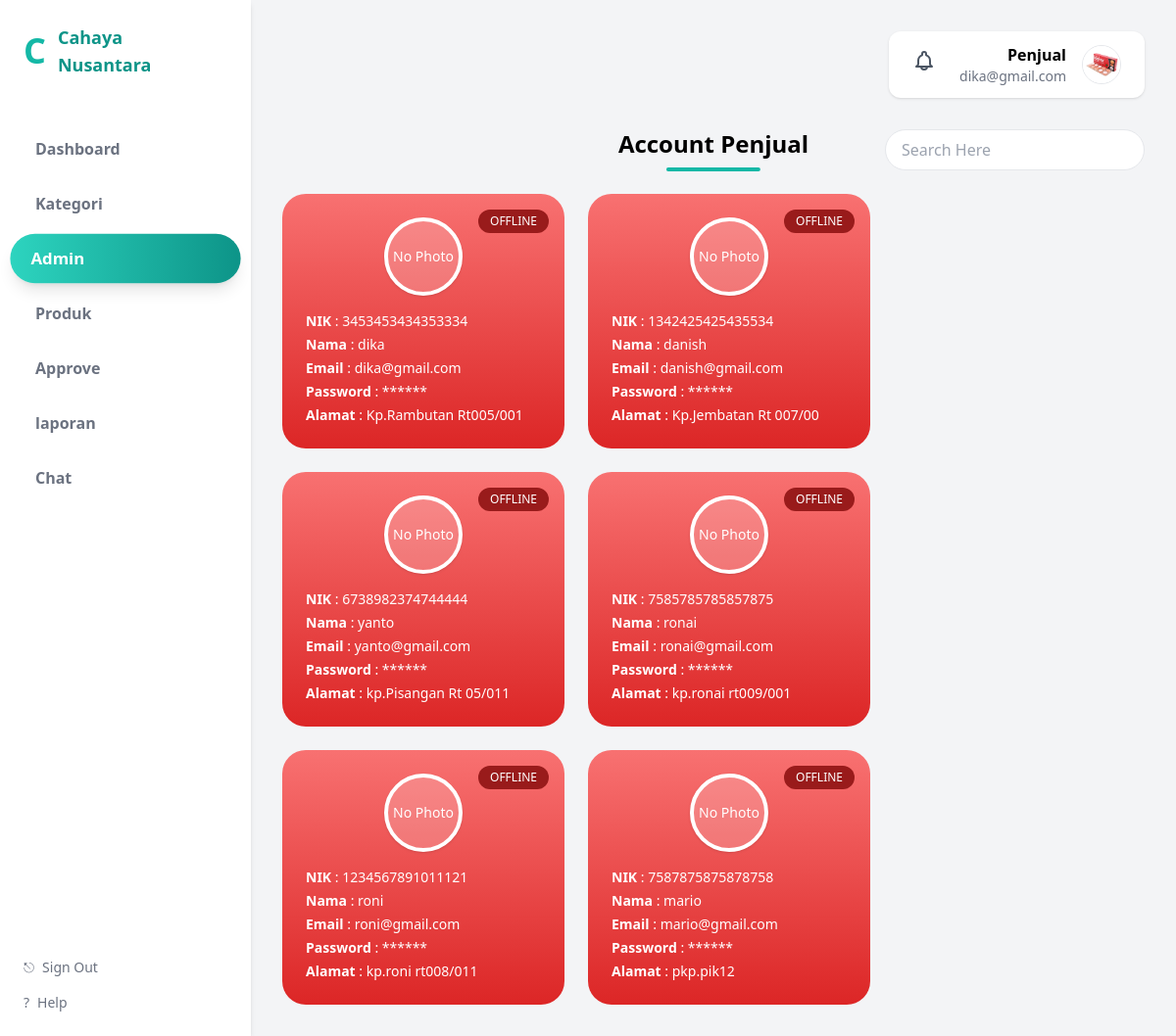
The app's page /penjual/admin.php (signed in) with its own data.
### tables this page shows
CREATE TABLE `users` (
  `id` int NOT NULL,
  `role_id` int NOT NULL,
  `nik` char(16) NOT NULL,
  `nama` varchar(100) NOT NULL,
  `email` varchar(100) NOT NULL,
  `password` varchar(255) NOT NULL,
  `created_at` timestamp NOT NULL DEFAULT CURRENT_TIMESTAMP,
  `alamat` text,
  `foto` varchar(255) DEFAULT NULL,
  `reset_token` varchar(255) DEFAULT NULL,
  `reset_expired` datetime DEFAULT NULL,
  `status_login` enum('online','offline') DEFAULT 'offline'
);

### penjual/admin.php (the view, shortened to what this page needs)
<?php
include '../config/koneksi.php';
$query = mysqli_query($conn, "
    SELECT *
    FROM users
    WHERE role_id = 2
");
?>
<!DOCTYPE html>
<html lang="id">
<head>
    <script src="https://cdn.tailwindcss.com"></script>
</head>
<body class="bg-gray-100 font-sans h-screen overflow-hidden">
  <div class="flex h-screen">
        <?php include '../layouts/sidebar_penjual.php'; ?>
       <main class="flex-1 p-8 overflow-y-auto">
            <div class="flex justify-end mb-8">
                <?php include '../layouts/profil_notifikasi.php'; ?>
            </div>
            <div class="relative flex items-center mb-6">
                <h1 class="absolute left-1/2 -translate-x-1/2 text-2xl font-semibold">
                    Account Penjual
                    <span class="block w-24 h-1 bg-teal-500 mx-auto mt-2 rounded-full"></span>
                </h1>
                <div class="ml-auto flex items-center gap-4">
                    <input
                        id="searchPenjual"
                        type="text"
                        placeholder="Search Here"
                        class="px-4 py-2 rounded-full border focus:outline-none">
                </div>
            </div>
            <div class="flex gap-6 flex-wrap">
                <?php while ($row = mysqli_fetch_assoc($query)) : ?>
                    <?php
                    $path_server = $_SERVER['DOCUMENT_ROOT'] . '/' . $row['foto'];
                    $path_url    = '/' . $row['foto'];
                    $ada_foto    = !empty($row['foto']) && file_exists($path_server);
                    ?>
                    <?php
                    $bgCard = ($row['status_login'] === 'online')
                        ? 'bg-gradient-to-b from-green-400 to-green-600'
                        : 'bg-gradient-to-b from-red-400 to-red-600';
                    ?>
                    <div id="penjual-<?= $row['id'] ?>"
                        class="penjual-card relative w-72 rounded-3xl p-6 text-white <?= $bgCard ?>">
                        <span class="absolute top-4 right-4 text-xs px-3 py-1 rounded-full
                        <?= $row['status_login'] === 'online' ? 'bg-green-800' : 'bg-red-800' ?>">
                        <?= strtoupper($row['status_login']) ?>
                        </span>
                        <div class="flex justify-center mb-4">
                            <div class="w-20 h-20 rounded-full border-4 border-white shadow
                                    flex items-center justify-center bg-white/20 overflow-hidden">
                                <?php if ($ada_foto): ?>
                                    <img src="<?= $path_url ?>" class="w-full h-full object-cover">
                                <?php else: ?>
                                    <span class="text-sm">No Photo</span>
                                <?php endif; ?>
                            </div>
                        </div>
                        <div class="text-sm space-y-1">
                            <p><b>NIK</b> : <?= $row['nik'] ?></p>
                            <p><b>Nama</b> : <?= $row['nama'] ?></p>
                            <p><b>Email</b> : <?= $row['email'] ?></p>
                            <p><b>Password</b> : ******</p>
                            <p><b>Alamat</b> : <?= $row['alamat'] ?: '-' ?></p>
                        </div>
                    </div>
                <?php endwhile; ?>
            </div>
        </main>
    </div>
</body>
</html>

### records on screen
users: status_login "OFFLINE", shows "No Photo", nik "3453453434353334", nama "dika", email "dika@gmail.com", alamat "Kp.Rambutan Rt005/001"
users: status_login "OFFLINE", shows "No Photo", nik "1342425425435534", nama "danish", email "danish@gmail.com", alamat "Kp.Jembatan Rt 007/00"
users: status_login "OFFLINE", shows "No Photo", nik "6738982374744444", nama "yanto", email "yanto@gmail.com", alamat "kp.Pisangan Rt 05/011"
users: status_login "OFFLINE", shows "No Photo", nik "7585785785857875", nama "ronai", email "ronai@gmail.com", alamat "kp.ronai rt009/001"
users: status_login "OFFLINE", shows "No Photo", nik "1234567891011121", nama "roni", email "roni@gmail.com", alamat "kp.roni rt008/011"
users: status_login "OFFLINE", shows "No Photo", nik "7587875875878758", nama "mario", email "mario@gmail.com", alamat "pkp.pik12"

### other values on screen
str_replace('_', ' ', $user['role']) "Penjual"
$user['email'] "dika@gmail.com"
